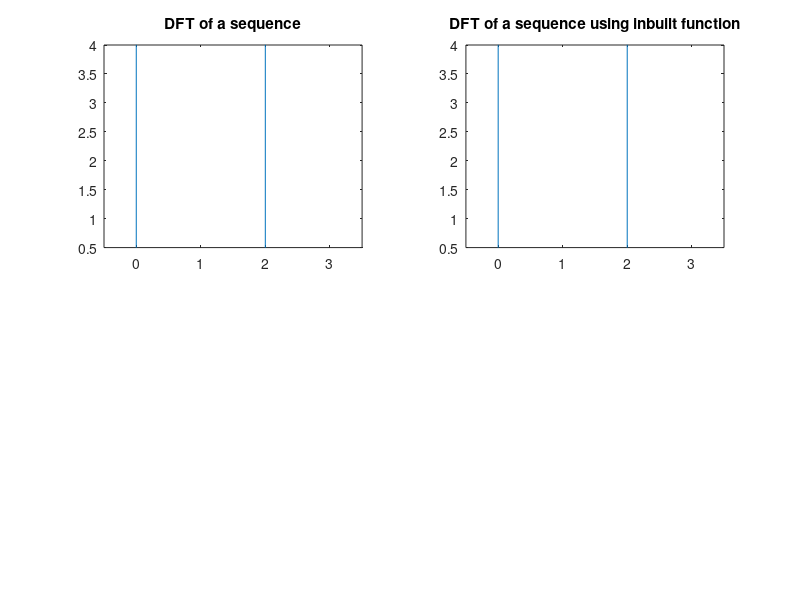

Reproduce this figure in MATLAB.
clc
clear

N=8;
%N=8;
k=0:N-1;
n=0:N-1;

y=exp(-1*j*2*pi/N);

%x1=x.';
M=zeros(N,N);

x = 6 .* (cos(pi*n/4)) .^ 2;
%x=[1 1 1 0];
x1=x.';


for i= 1:N
    for j= 1:N
        H(i,j) =y^((i-1)*(j-1));
    end
end

Z=H*x1;

subplot(221);
stem(n,abs(Z));
title('DFT of a sequence');
axis([-0.5 3.5 0.5 4]);

subplot(222);
f=fft(x1);
f1=f.';
f2=abs(f1);
stem(n,f2);
title('DFT of a sequence using inbuilt function');
axis([-0.5 3.5 0.5 4])

%IDFT of a sequence


% ift = dsp.IFFT
% ift = dsp.IFFT(Name,Value)
